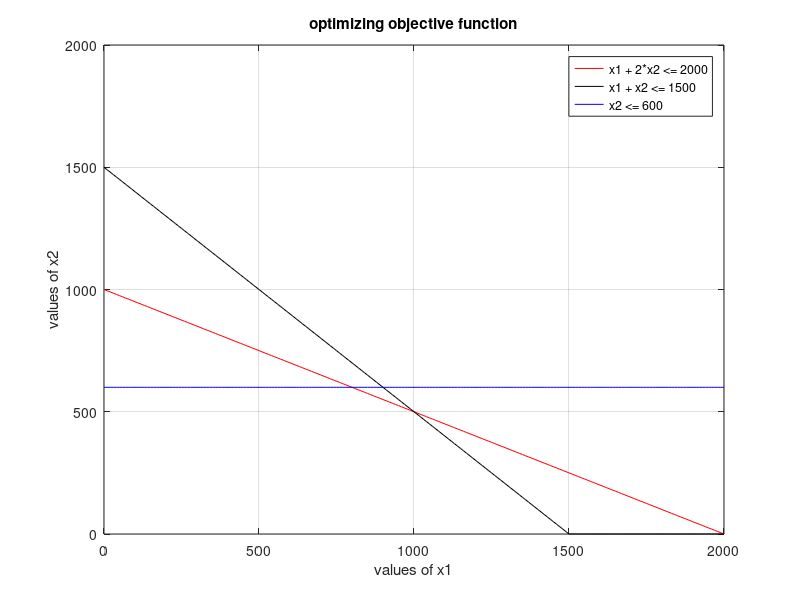

Write MATLAB code to recreate this figure.
% Phase 1 - Input Params
c = [3 5];
A = [1 2; 1 1; 0 1];
b = [2000; 1500; 600];

% Phase 2 - Plotting Graph

% Ax = b
y1 = 0:10:max(b);
x21 = (b(1) - A(1,1)*y1)/A(1,2);
x22 = (b(2) - A(2,1)*y1)/A(2,2);
x23 = (b(3) - A(3,1)*y1)/A(3,2);

% values >= 0
x21 = max(0,x21);
x22 = max(0,x22);
x23 = max(0,x23);

% plot
plot(y1, x21, 'r', y1, x22, 'k', y1, x23, 'b');
xlabel("values of x1");
ylabel("values of x2");
title("optimizing objective function");
legend("x1 + 2*x2 <= 2000", "x1 + x2 <= 1500", "x2 <= 600");
grid on

% Phase 3 - Finding Corner Pts
cx1 = find(y1 == 0); % Points on X1 Axis
c1 = find(x21 == 0); % Points on X2 Axis

line1 = [y1(:, [c1 cx1]); x21(:,[c1 cx1])]';

c2 = find(x22 == 0);
line2 = [y1(:, [c2 cx1]); x22(:,[c2 cx1])]';

c3 = find(x23 == 0);
line3 = [y1(:, [c3 cx1]); x23(:,[c3 cx1])]';

corner_pts = unique([line1; line2; line3], 'rows');

% Phase 4 - Intersection Points

